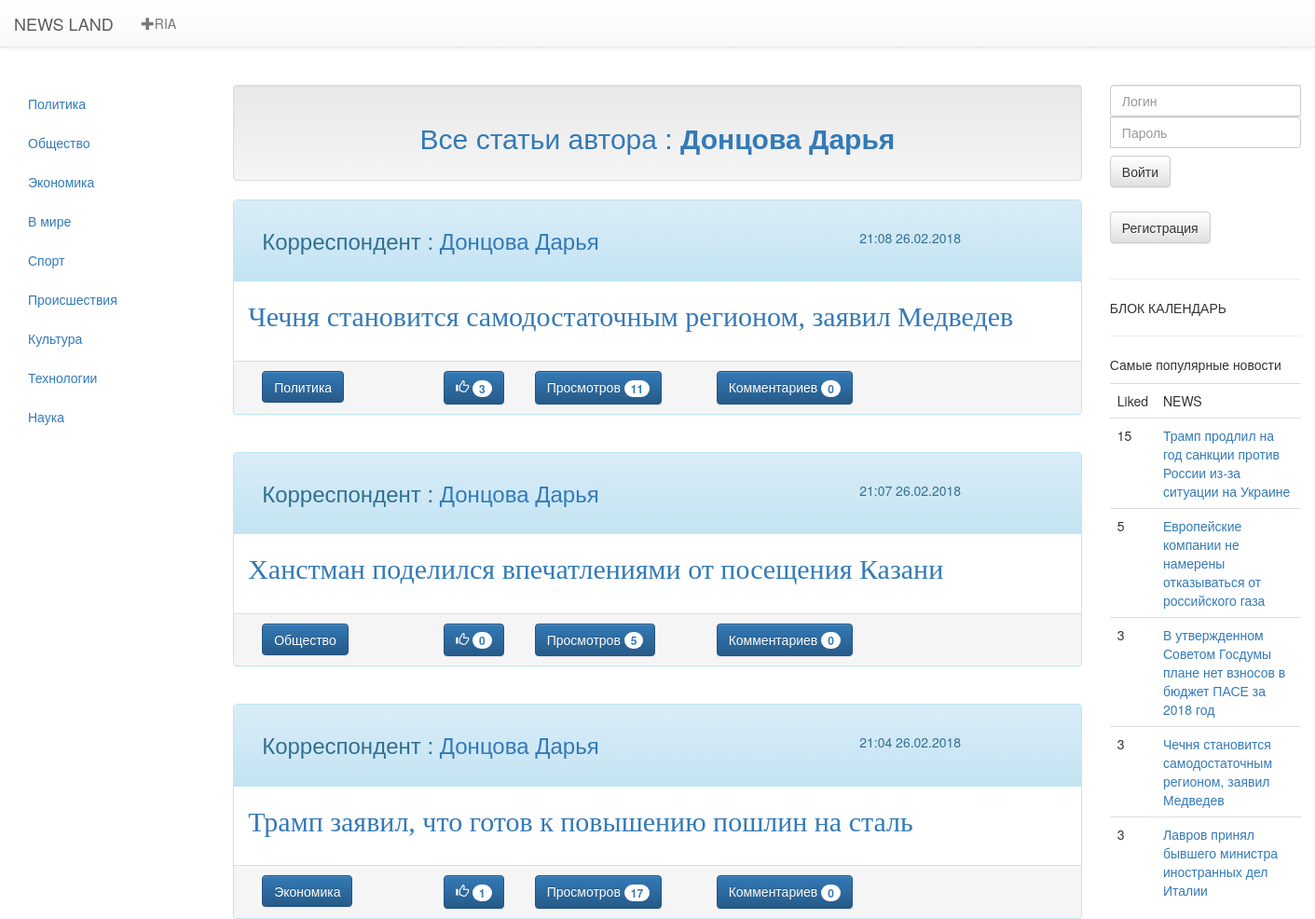
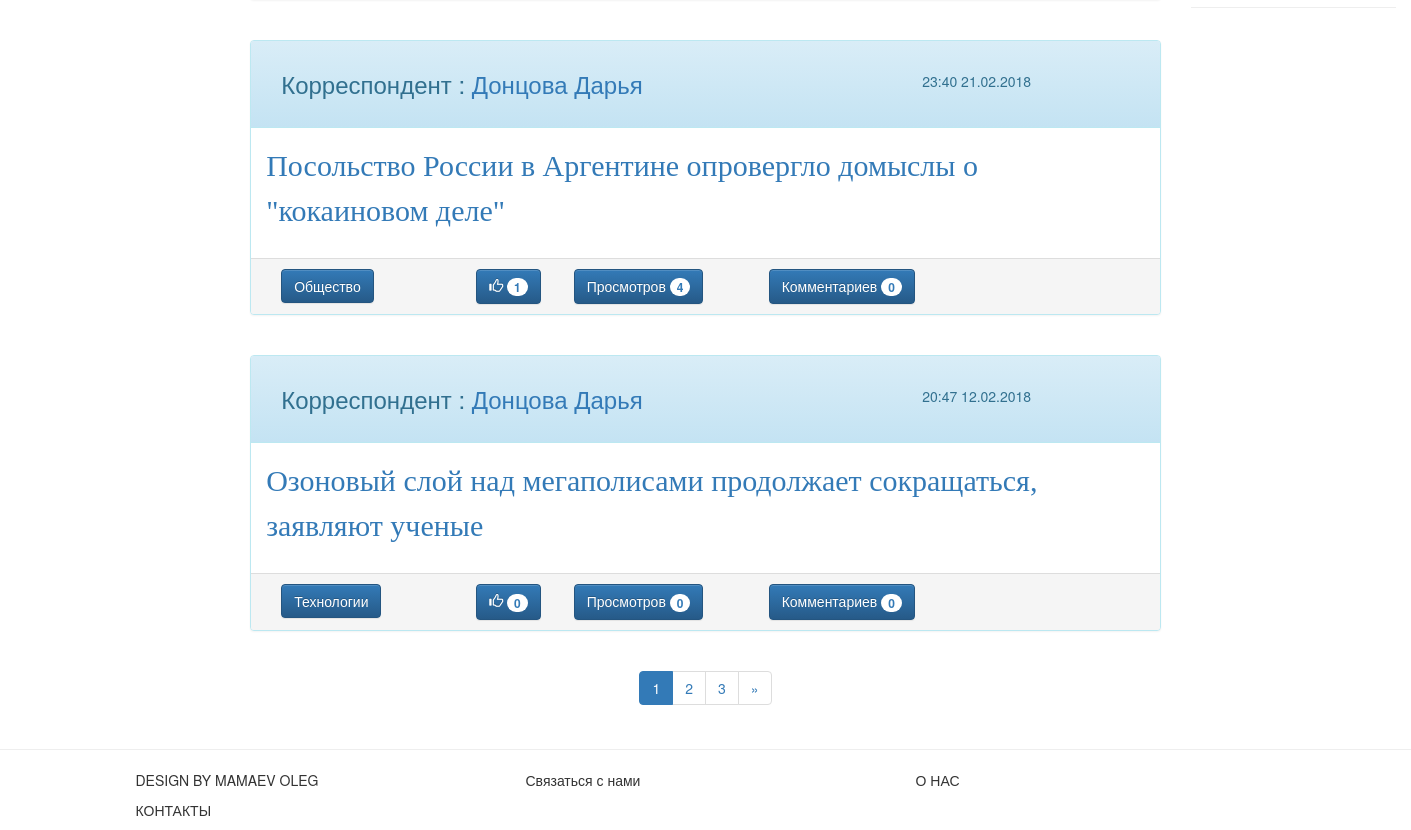
Screenshot of /author/Doncova_Dariya with the database file from the repository (2 pictures, top to bottom).
### news/models.py (models this page shows, shortened)
class Newsbase(models.Model):
    class Meta:
        verbose_name = 'Новость'
        verbose_name_plural = 'Новости'
    authors = (
        ('Mamaev_Oleg','Мамаев Олег'),
        ('Maksimova_Marina','Максимова Марина'),
        ('Doncova_Dariya','Донцова Дарья'),
    )
    category = (
        ('policy', 'Политика'),
        ('society', 'Общество'),
        ('economy', 'Экономика'),
        ('world', 'В мире'),
        ('sport', 'Спорт'),
        ('incedent', 'Происшествия'),
        ('culture', 'Культура'),
        ('tech', 'Технологии'),
        ('science', 'Наука'),
    )
    news_title = models.CharField(max_length=250,verbose_name='Заголовок',unique=True)
    news_date = models.DateTimeField(auto_now_add=True,verbose_name='Дата и время публикации')
    news_text = models.TextField(verbose_name='Текст статьи',unique=True)
    news_liked = models.IntegerField(default=0,verbose_name='Like')
    news_category = models.CharField(max_length=20,choices=category,verbose_name='Категория')
    news_authors = models.CharField(max_length=30,choices=authors, verbose_name='Автор' )
    news_views = models.IntegerField(default=0,verbose_name='Просмотров')
    news_pic1 = models.ImageField(upload_to='news/pic/%Y/%m/%d',verbose_name='Изображение1')
    news_pic2 = models.ImageField(upload_to='news/pic/%Y/%m/%d',verbose_name='Изображение2',blank=True)
    news_pic3 = models.ImageField(upload_to='news/pic/%Y/%m/%d',verbose_name='Изображение3',blank=True)
    news_pic4 = models.ImageField(upload_to='news/pic/%Y/%m/%d',verbose_name='Изображение4',blank=True)
    news_pic5 = models.ImageField(upload_to='news/pic/%Y/%m/%d',verbose_name='Изображение5',blank=True)
    def count_comments(self):
        comm = Comments.objects.filter(comment_news=self.id)
        return comm.count()

### news/views.py (the view)
# urls.py: re_path('^author/(\w+)/?$',             views.authors_list_Views.as_view(),     name='authors'),
class authors_list_Views(ListView,category_list):
    template_name = 'index.html'
    model = Newsbase
    paginate_by = 5
    def get(self,request,*args,**kwargs):
        author_name = None
        try:
            self.author_name = self.args[0]
        except:
            self.author_name = None
        return super(authors_list_Views,self).get(request,*args,**kwargs)
    def get_context_data(self,**kwargs):
        context = super(authors_list_Views,self).get_context_data(**kwargs)
        context['author_name'] = self.author_name
        return context
    def get_queryset(self):
        return Newsbase.objects.filter(news_authors = self.author_name).order_by('-news_date')

### news/forms.py
class LoginForm(forms.Form):
    username = forms.CharField(label='Логин')
    password = forms.CharField(widget=forms.PasswordInput, label='Пароль')

### news/views.py (called while the page is built)
    def get_context_data(self, **kwargs):
        context = super(category_list,self).get_context_data(**kwargs)
        context['category'] = Newsbase.category
        context['authors'] = Newsbase.authors
        context['login_form'] = LoginForm()
        context['top5'] = Newsbase.objects.order_by('-news_liked')[0:5]
        return context

### news/templates/index.html (shortened to what this page needs)
{% extends 'base/main.html' %}
{% load staticfiles %}
{% block category %}
    {% if  category  %}
        {% for cat in category %}
        <li><a href="/{{cat.0}}"> {{cat.1}}</a></li>
        {% endfor %}
    {% else %}
        <p> Категории отсутсвуют</p>
    {% endif %}
{% endblock%}
{% block text %}
{% if  author_name  %}
        {% for name_eng,name_rus in authors %}
            {% if  name_eng == author_name  %}
                <div class="well" align="center"><p class="text-primary h2">Все статьи автора : <b>{{ name_rus }}</b></p></div>
            {% endif %}
        {% endfor %}
    {% endif %}
{% endblock %}
{% block news%}
    {% if object_list %}
        {% for news in object_list %}
            <div class="panel panel-info ">
                <div class="panel-heading" >
                    <div class="container">
                        <div class="row">
                            <div class="col-md-6 h3">
                                {% for name in authors %}
                                    {% if  name.0 == news.news_authors  %}
                                            <p>Корреспондент :  <a href="/author/{{name.0}}">{{ name.1 }}</a></p>
                                    {% endif %}
                                {% endfor %}
                            </div>
                            <div class="col-md-2" align="right">
                                <p>{{ news.news_date|date:"H:i" }} {{ news.news_date|date:"d.m.Y" }}</p>
                            </div>
                        </div>
                    </div>
                </div>
                <div class="panel-body" style="font-size:30px" id="{{news.id}}">
                    <p><font face="Georgia"><a href="{% url 'post' %}?post={{ news.id }}">{{news.news_title}}</a></font></p>
                </div>
                <div class="panel-footer">
                    <div class="container">
                        <div class="row">
                            <div class="col-md-2">
                                {% for eng,rus in category %}
                                    {% if  eng == news.news_category  %}
                                      <button class="btn btn-primary " type="button" >
                                            {{ rus }}
                                      </button>
                                    {% endif %}
                                {% endfor %}
                            </div>
                            <div class="col-md-1">
                                {% if user.is_authenticated %}
                                    <a href="{% url 'like' %}?post={{ news.id }}&home={{ request.get_full_path }}&id={{news.id}}">
                                    <button class="btn btn-primary" type="button">
                                        <i class="glyphicon glyphicon-thumbs-up"></i>
                                            <span class="badge">{{ news.news_liked }}</span>
                                    </button></a>
                                {% else %}
                                <button class="btn btn-primary" type="button">
                                        <i class="glyphicon glyphicon-thumbs-up"></i>
                                            <span class="badge">{{ news.news_liked }}</span>
                                    </button>
                                {% endif %}
                            </div>
                            <div class="col-md-2">
                                <button class="btn btn-primary " type="button" >
                                    Просмотров <span class="badge">{{news.news_views}}</span>
                                </button>
                            </div>
                            <div class="col-md-2">
                                <button class="btn btn-primary " type="button" >
                                    Комментариев <span class="badge">{{news.count_comments}}</span>
                                </button>
                            </div>
                        </div>
                    </div>
                </div>
            </div>
        {% if  not forloop.last  %}
            <br>
        {% endif %}
    {% endfor %}
        {% include "base/paginate.html" %}
    {% else %}
        <p>НОВОСТИ ОТСУТСТВУЮТ</p>
    {% endif %}
{% endblock %}

### news/templates/base/top5.html
{% if  top5  %}
    <table class="table">
        <p>
            Самые популярные новости
        </p>
        <tr>
            <td>Liked</td>
            <td>NEWS</td>
        </tr>
        {% for news in top5 %}
        <tr>
            <td>{{ news.news_liked }}</td>
            <td><a href="{% url 'post' %}?post={{news.id}}">{{ news.news_title }}</a></td>
        </tr>
        {% endfor %}
    </table>
{% endif %}

### rows the page displays
Newsbase: name "Донцова Дарья", news_date "21:08", news_date "26.02.2018", news_title "Чечня становится самодостаточным регионом, заявил Медведев", category "Политика", news_liked "3", news_views "11", count_comments "0"
Newsbase: name "Донцова Дарья", news_date "21:07", news_date "26.02.2018", news_title "Ханстман поделился впечатлениями от посещения Казани", category "Общество", news_liked "0", news_views "5", count_comments "0"
Newsbase: name "Донцова Дарья", news_date "21:04", news_date "26.02.2018", news_title "Трамп заявил, что готов к повышению пошлин на сталь", category "Экономика", news_liked "1", news_views "17", count_comments "0"
Newsbase: name "Донцова Дарья", news_date "23:40", news_date "21.02.2018", news_title "Посольство России в Аргентине опровергло домыслы о \"кокаиновом деле\"", category "Общество", news_liked "1", news_views "4", count_comments "0"
Newsbase: name "Донцова Дарья", news_date "20:47", news_date "12.02.2018", news_title "Озоновый слой над мегаполисами продолжает сокращаться, заявляют ученые", category "Технологии", news_liked "0", news_views "0", count_comments "0"
Newsbase: news_liked "15", news_title "Трамп продлил на год санкции против России из-за ситуации на Украине"
Newsbase: news_liked "5", news_title "Европейские компании не намерены отказываться от российского газа"
Newsbase: news_liked "3", news_title "В утвержденном Советом Госдумы плане нет взносов в бюджет ПАСЕ за 2018 год"
Newsbase: news_liked "3", news_title "Лавров принял бывшего министра иностранных дел Италии"

### other values shown
{{ cat.1 }} "Политика" "Общество" "Экономика" "В мире" "Спорт" "Происшествия" "Культура" "Технологии" "Наука"
{{ name_rus }} "Донцова Дарья"
{{ pn }} "1"
{{ pn }} "2" "3"
